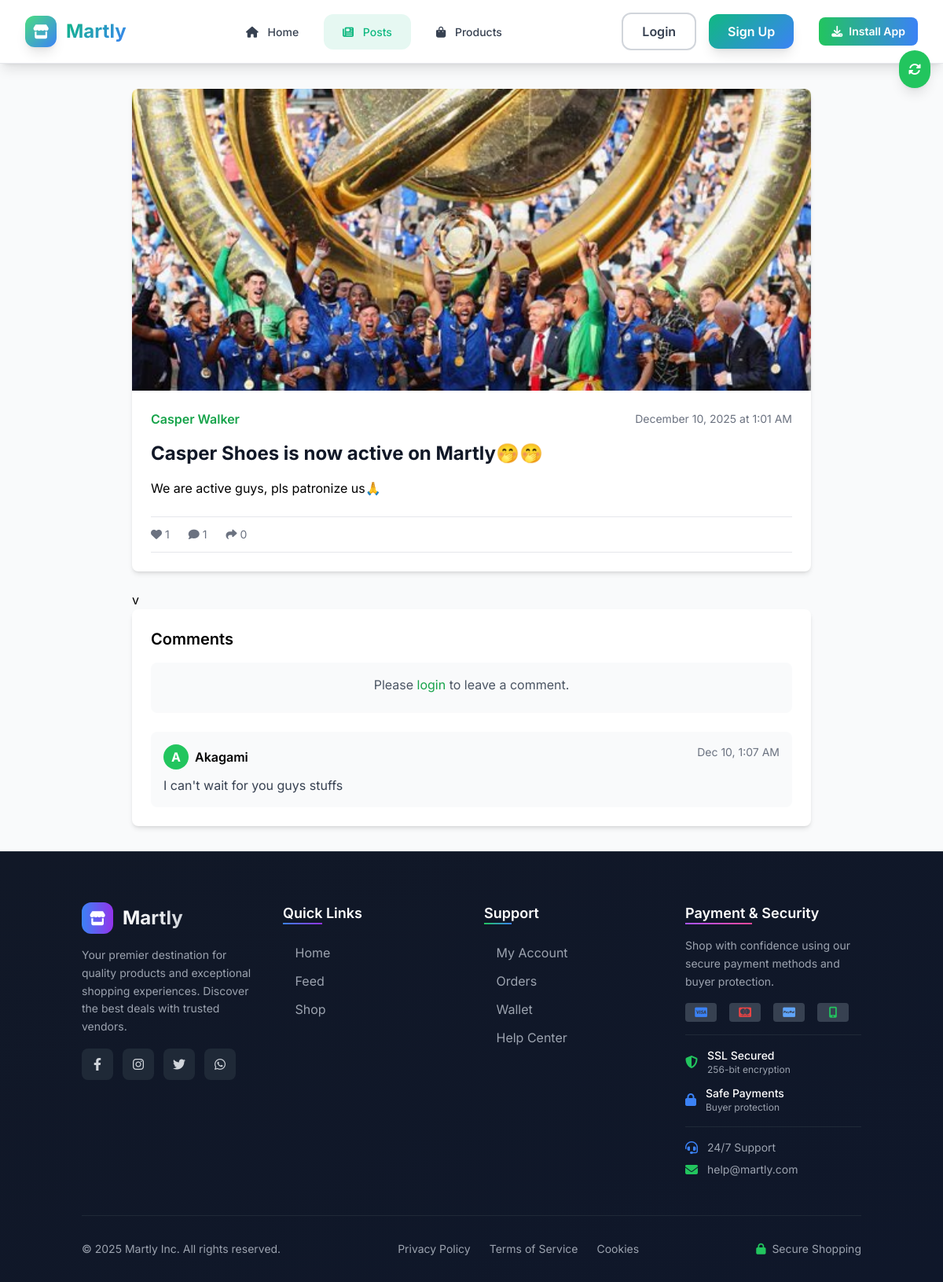
The page /posts/view.php?id=2 on the database its author committed.
### tables this page shows
CREATE TABLE `posts` (
  `id` int(11) NOT NULL,
  `company_id` int(11) NOT NULL,
  `title` varchar(255) NOT NULL,
  `content` text DEFAULT NULL,
  `media_url` varchar(255) DEFAULT NULL,
  `media_filename` varchar(255) DEFAULT NULL,
  `media_type` enum('image','video') DEFAULT 'image',
  `created_at` timestamp NOT NULL DEFAULT current_timestamp(),
  `updated_at` timestamp NOT NULL DEFAULT current_timestamp() ON UPDATE current_timestamp()
);

CREATE TABLE `companies` (
  `id` int(11) NOT NULL,
  `user_id` int(11) NOT NULL,
  `name` varchar(100) NOT NULL,
  `description` text DEFAULT NULL,
  `logo` varchar(255) DEFAULT NULL,
  `banner` varchar(255) DEFAULT NULL,
  `contact_email` varchar(100) DEFAULT NULL,
  `phone` varchar(20) DEFAULT NULL,
  `address` text DEFAULT NULL,
  `whatsapp_url` varchar(255) DEFAULT NULL,
  `instagram_url` varchar(255) DEFAULT NULL,
  `created_at` timestamp NOT NULL DEFAULT current_timestamp(),
  `updated_at` timestamp NOT NULL DEFAULT current_timestamp() ON UPDATE current_timestamp(),
  `subscription_status` enum('active','expired','pending') DEFAULT 'pending',
  `subscription_expiry` datetime DEFAULT NULL
);

CREATE TABLE `post_comments` (
  `id` int(11) NOT NULL,
  `post_id` int(11) NOT NULL,
  `user_id` int(11) NOT NULL,
  `comment` text NOT NULL,
  `created_at` timestamp NOT NULL DEFAULT current_timestamp()
);

CREATE TABLE `users` (
  `id` int(11) NOT NULL,
  `username` varchar(50) NOT NULL,
  `email` varchar(100) NOT NULL,
  `password` varchar(255) NOT NULL,
  `first_name` varchar(50) DEFAULT NULL,
  `last_name` varchar(50) DEFAULT NULL,
  `profile_picture` varchar(255) DEFAULT NULL,
  `user_type` enum('customer','vendor','admin') DEFAULT 'customer',
  `referral_code` varchar(20) DEFAULT NULL,
  `referred_by` int(11) DEFAULT NULL,
  `created_at` timestamp NOT NULL DEFAULT current_timestamp(),
  `updated_at` timestamp NOT NULL DEFAULT current_timestamp() ON UPDATE current_timestamp(),
  `referred_count` int(11) DEFAULT 0
);

### includes/config.php (called while the page is built, shortened)
<?php
function isLoggedIn()
{
    return isset($_SESSION['user_id']);
}

### posts/view.php (the view, shortened to what this page needs)
<?php
require_once '../includes/config.php';
$postId = (int)$_GET['id'];
$stmt = $pdo->prepare("
    SELECT p.*, c.name as company_name, c.id as company_id, u.username,
           (SELECT COUNT(*) FROM post_likes WHERE post_id = p.id) as like_count,
           (SELECT COUNT(*) FROM post_comments WHERE post_id = p.id) as comment_count,
           (SELECT COUNT(*) FROM post_shares WHERE post_id = p.id) as share_count
    FROM posts p
    JOIN companies c ON p.company_id = c.id
    JOIN users u ON c.user_id = u.id
    WHERE p.id = ?
");
$stmt->execute([$postId]);
$post = $stmt->fetch();
$stmt = $pdo->prepare("
    SELECT pc.*, u.username
    FROM post_comments pc
    JOIN users u ON pc.user_id = u.id
    WHERE pc.post_id = ?
    ORDER BY pc.created_at DESC
");
$stmt->execute([$postId]);
$comments = $stmt->fetchAll();
?>
<?php require_once '../includes/header.php'; ?>
<div class="max-w-4xl mx-auto px-4 py-8">
    <div class="bg-white rounded-lg shadow-md overflow-hidden mb-6">
        <?php if ($post['media_url']): ?>
            <div class="w-full">
                <?php if ($post['media_type'] === 'image'): ?>
                    <img src="<?php echo htmlspecialchars($post['media_url']); ?>" alt="<?php echo htmlspecialchars($post['title']); ?>" class="w-full h-64 md:h-96 object-cover">
                <?php endif; ?>
            </div>
        <?php endif; ?>
        <div class="p-6">
            <div class="flex items-center justify-between mb-4">
                <a href="/online-plaza/company/index.php?id=<?php echo $post['company_id']; ?>" class="text-green-600 hover:text-green-800 font-semibold">
                    <?php echo htmlspecialchars($post['company_name']); ?>
                </a>
                <span class="text-gray-500 text-sm"><?php echo date('F j, Y \a\t g:i A', strtotime($post['created_at'])); ?></span>
            </div>
            <h1 class="text-2xl font-bold text-gray-900 mb-4"><?php echo htmlspecialchars($post['title']); ?></h1>
            <div class="prose max-w-none mb-6">
                <?php echo nl2br(htmlspecialchars($post['content'])); ?>
            </div>
            <div class="flex items-center justify-between border-t border-b border-gray-200 py-3">
                <div class="flex items-center space-x-6 text-sm text-gray-500">
                    <form method="POST" action="/online-plaza/posts/api/like.php" class="inline">
                        <button type="submit" class="flex items-center hover:text-red-600 transition duration-200">
                            <i class="fas fa-heart mr-1"></i>
                            <?php echo $post['like_count']; ?>
                        </button>
                    </form>
                    <span class="flex items-center">
                        <i class="fas fa-comment mr-1"></i>
                        <?php echo $post['comment_count']; ?>
                    </span>
                    <span class="flex items-center">
                        <i class="fas fa-share mr-1"></i>
                        <?php echo $post['share_count']; ?>
                    </span>
                </div>
            </div>
        </div>
    </div>
    v
    <div class="bg-white rounded-lg shadow-md p-6">
        <h2 class="text-xl font-semibold mb-4">Comments</h2>
        <?php if (isLoggedIn()): ?>
            <form class="comment-form mb-6" data-post-id="<?php echo $postId; ?>">
                <div class="flex space-x-4">
                    <div class="flex-1">
                        <textarea class="comment-input w-full px-3 py-2 border border-gray-300 rounded-md focus:outline-none focus:ring-2 focus:ring-green-500 focus:border-transparent"
                            placeholder="Write a comment..."
                            rows="3"
                            data-post-id="<?php echo $postId; ?>"></textarea>
                    </div>
                    <div>
                        <button type="submit" class="bg-green-500 text-white px-6 py-2 rounded-md hover:bg-green-600 transition duration-300 h-full">
                            Post
                        </button>
                    </div>
                </div>
            </form>
        <?php else: ?>
            <div class="bg-gray-50 p-4 rounded-lg mb-6 text-center">
                <p class="text-gray-600 mb-2">Please <a href="/online-plaza/auth/login.php" class="text-green-600 hover:text-green-800">login</a> to leave a comment.</p>
            </div>
        <?php endif; ?>
        <div class="comments-list space-y-4" data-post-id="<?php echo $postId; ?>">
            <?php if ($comments): ?>
                <?php foreach ($comments as $comment): ?>
                    <div class="comment bg-gray-50 p-4 rounded-lg">
                        <div class="flex justify-between items-start mb-2">
                            <div class="flex items-center">
                                <div class="w-8 h-8 bg-green-500 rounded-full flex items-center justify-center text-white font-bold mr-2">
                                    <?php echo strtoupper(substr($comment['username'], 0, 1)); ?>
                                </div>
                                <span class="font-semibold"><?php echo htmlspecialchars($comment['username']); ?></span>
                            </div>
                            <span class="text-gray-500 text-sm"><?php echo date('M j, g:i A', strtotime($comment['created_at'])); ?></span>
                        </div>
                        <p class="text-gray-700"><?php echo htmlspecialchars($comment['comment']); ?></p>
                    </div>
                <?php endforeach; ?>
            <?php else: ?>
                <p class="text-gray-500 text-center py-4">No comments yet. Be the first to comment!</p>
            <?php endif; ?>
        </div>
    </div>
</div>
<?php require_once '../includes/footer.php'; ?>

### includes/header.php (style rules this page uses)
* { font-family: 'Inter', sans-serif; }

### rows shown on the page
posts: media_url (picture), company.name "Casper Walker", created_at "December 10, 2025 at 1:01 AM", title "Casper Shoes is now active on Martly🤭🤭", content "We are active guys, pls patronize us🙏"
post_comments: user.username "A", user.username "Akagami", created_at "Dec 10, 1:07 AM", comment "I can't wait for you guys stuffs"

### other values the page prints
$post['like_count'] "1"
$post['comment_count'] "1"
$post['share_count'] "0"
